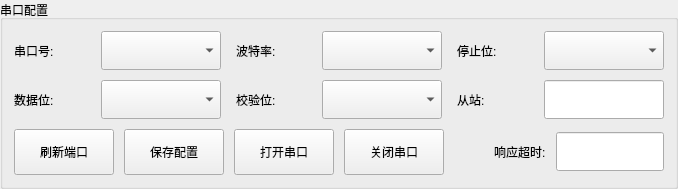
    <widget class="QGroupBox" name="groupBox">
     <property name="minimumSize">
      <size>
       <width>0</width>
       <height>120</height>
      </size>
     </property>
     <property name="title">
      <string>串口配置</string>
     </property>
     <layout class="QVBoxLayout" name="verticalLayout_2">
      <property name="spacing">
       <number>10</number>
      </property>
      <item>
       <layout class="QGridLayout" name="gridLayout">
        <property name="horizontalSpacing">
         <number>15</number>
        </property>
        <property name="verticalSpacing">
         <number>10</number>
        </property>
        <item row="0" column="0">
         <widget class="QLabel" name="label_com">
          <property name="minimumSize">
           <size>
            <width>60</width>
            <height>0</height>
           </size>
          </property>
          <property name="text">
           <string>串口号:</string>
          </property>
         </widget>
        </item>
        <item row="0" column="1">
         <widget class="QComboBox" name="comboBox_com">
          <property name="minimumSize">
           <size>
            <width>120</width>
            <height>39</height>
           </size>
          </property>
         </widget>
        </item>
        <item row="0" column="2">
         <widget class="QLabel" name="label_baudrate">
          <property name="minimumSize">
           <size>
            <width>60</width>
            <height>0</height>
           </size>
          </property>
          <property name="text">
           <string>波特率:</string>
          </property>
         </widget>
        </item>
        <item row="0" column="3">
         <widget class="QComboBox" name="comboBox_baudrate">
          <property name="minimumSize">
           <size>
            <width>120</width>
            <height>39</height>
           </size>
          </property>
         </widget>
        </item>
        <item row="1" column="0">
         <widget class="QLabel" name="label_databits">
          <property name="text">
           <string>数据位:</string>
          </property>
         </widget>
        </item>
        <item row="1" column="1">
         <widget class="QComboBox" name="comboBox_databits">
          <property name="minimumSize">
           <size>
            <width>120</width>
            <height>39</height>
           </size>
          </property>
         </widget>
        </item>
        <item row="1" column="2">
         <widget class="QLabel" name="label_parity">
          <property name="text">
           <string>校验位:</string>
          </property>
         </widget>
        </item>
        <item row="1" column="3">
         <widget class="QComboBox" name="comboBox_parity">
          <property name="minimumSize">
           <size>
            <width>120</width>
            <height>39</height>
           </size>
          </property>
         </widget>
        </item>
        <item row="0" column="4">
         <widget class="QLabel" name="label_stopbits">
          <property name="text">
           <string>停止位:</string>
          </property>
         </widget>
        </item>
        <item row="0" column="5">
         <widget class="QComboBox" name="comboBox_stopbits">
          <property name="minimumSize">
           <size>
            <width>120</width>
            <height>39</height>
           </size>
          </property>
         </widget>
        </item>
        <item row="1" column="5">
         <widget class="QLineEdit" name="lineEdit_slaveID">
          <property name="sizePolicy">
           <sizepolicy hsizetype="Preferred" vsizetype="Fixed">
            <horstretch>0</horstretch>
            <verstretch>0</verstretch>
           </sizepolicy>
          </property>
          <property name="minimumSize">
           <size>
            <width>60</width>
            <height>39</height>
           </size>
          </property>
          <property name="text">
           <string/>
          </property>
          <property name="placeholderText">
           <string/>
          </property>
         </widget>
        </item>
        <item row="1" column="4">
         <widget class="QLabel" name="label_stopbits_2">
          <property name="text">
           <string>从站:</string>
          </property>
         </widget>
        </item>
       </layout>
      </item>
      <item>
       <layout class="QHBoxLayout" name="horizontalLayout">
        <property name="spacing">
         <number>10</number>
        </property>
        <item>
         <widget class="QPushButton" name="pushButton_refresh">
          <property name="minimumSize">
           <size>
            <width>100</width>
            <height>46</height>
           </size>
          </property>
          <property name="text">
           <string>刷新端口</string>
          </property>
         </widget>
        </item>
        <item>
         <widget class="QPushButton" name="pushButton_saveConfig">
          <property name="minimumSize">
           <size>
            <width>100</width>
            <height>46</height>
           </size>
          </property>
          <property name="text">
           <string>保存配置</string>
          </property>
         </widget>
        </item>
        <item>
         <widget class="QPushButton" name="pushButton_open">
          <property name="minimumSize">
           <size>
            <width>100</width>
            <height>46</height>
           </size>
          </property>
          <property name="text">
           <string>打开串口</string>
          </property>
         </widget>
        </item>
        <item>
         <widget class="QPushButton" name="pushButton_close">
          <property name="minimumSize">
           <size>
            <width>100</width>
            <height>46</height>
           </size>
          </property>
          <property name="text">
           <string>关闭串口</string>
          </property>
         </widget>
        </item>
        <item>
         <spacer name="horizontalSpacer">
          <property name="orientation">
           <enum>Qt::Horizontal</enum>
          </property>
          <property name="sizeHint" stdset="0">
           <size>
            <width>40</width>
            <height>20</height>
           </size>
          </property>
         </spacer>
        </item>
        <item>
         <widget class="QLabel" name="label_stopbits_3">
          <property name="text">
           <string>响应超时:</string>
          </property>
         </widget>
        </item>
        <item>
         <widget class="QLineEdit" name="lineEdit_Response_timeOut">
          <property name="sizePolicy">
           <sizepolicy hsizetype="Preferred" vsizetype="Fixed">
            <horstretch>0</horstretch>
            <verstretch>0</verstretch>
           </sizepolicy>
          </property>
          <property name="minimumSize">
           <size>
            <width>60</width>
            <height>39</height>
           </size>
          </property>
          <property name="text">
           <string/>
          </property>
          <property name="placeholderText">
           <string/>
          </property>
         </widget>
        </item>
       </layout>
      </item>
     </layout>
    </widget>
